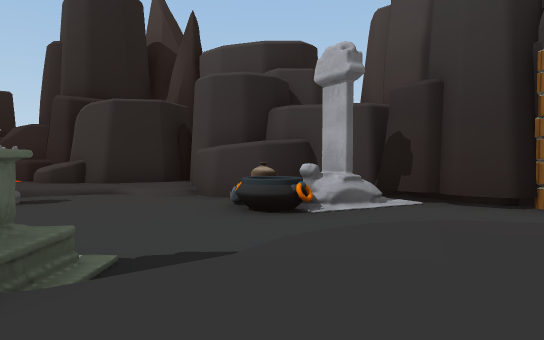
view 1 (above)

13 first-person views from a walk through a 3-D level made in the Unity game engine. The camera is 1.2 m above the floor, tilts 2° down and sees 70° across. Doors are open. The floor is counted in squares, 2 m on a side. Each view is taken from the middle of a square. On the plan, view 1 faces up. The plan holds only what a view shows up to about 11 squares ahead; the rest is blank. The place goes on beyond the plan. The player is left out. Some animated figures are left out. Some surface patterns are stand-ins.

view 2
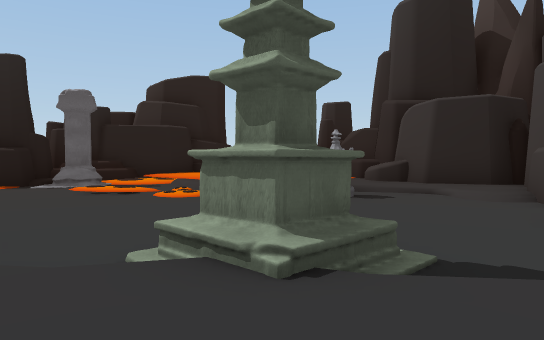

view 3
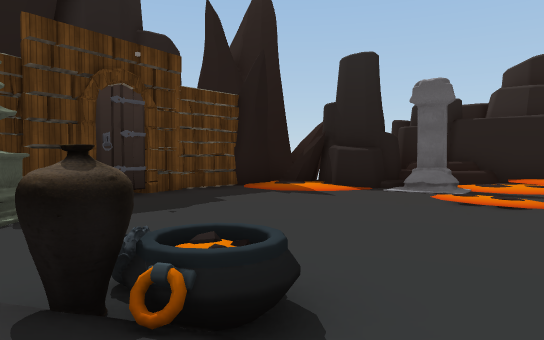

view 4
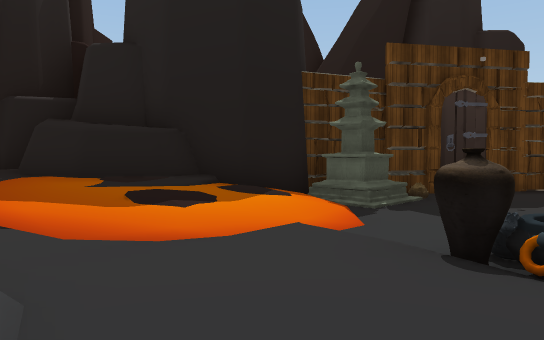

view 5
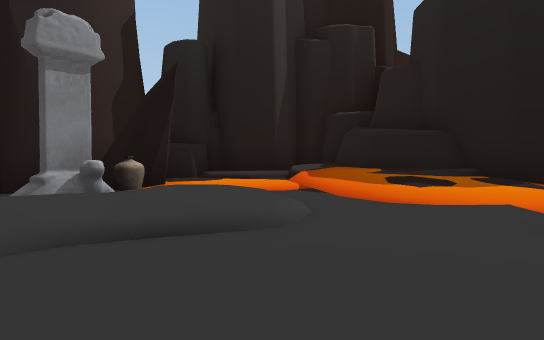

view 6
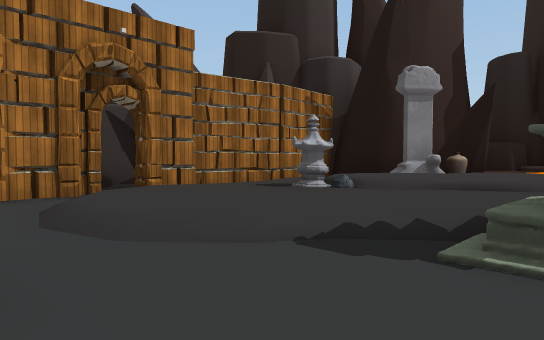

view 7
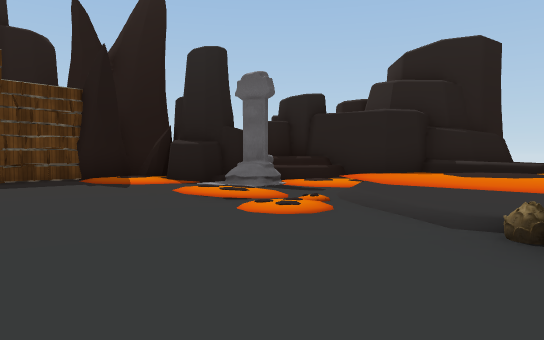

view 8
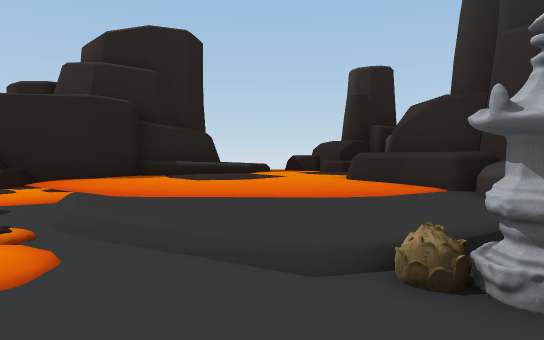

view 9
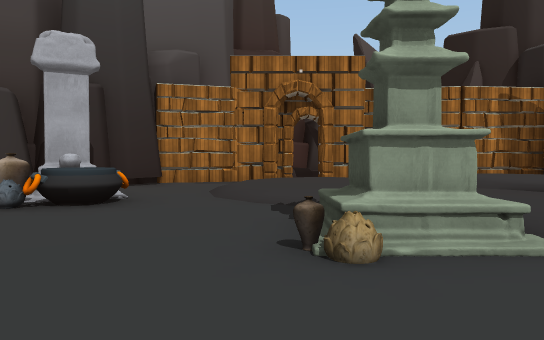

view 10
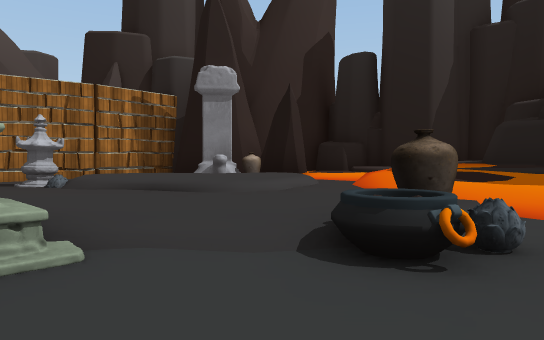

view 11
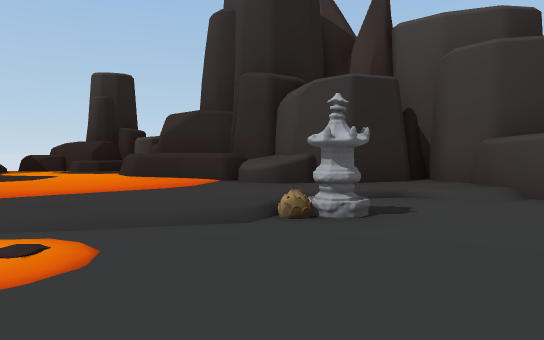

view 12
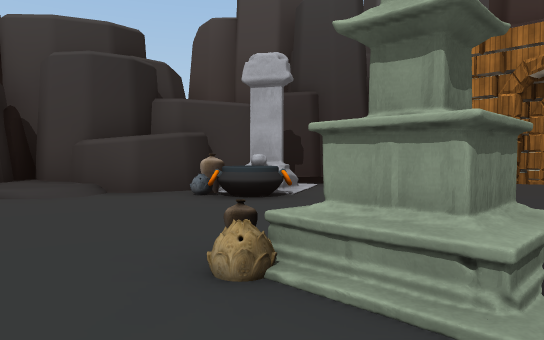

view 13
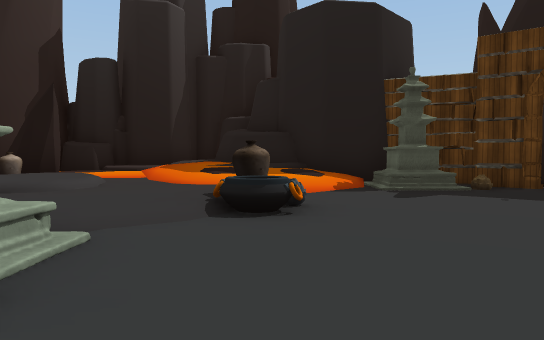

### Floor plan
Key: @ floor where view 1 was taken; # wall or solid block; . main floor; : floor 0.25 m higher than the main floor; + floor 0.5 m higher than the main floor; * floor 0.75 m higher than the main floor; % floor 1 m higher than the main floor; & floor 1.25 m higher than the main floor; / step, stairs or slope; D open door; ^ raised ledge; O other object.
Columns run from 13 left of view 1 to 5 right of it. Each row starts with its distance up from view 1.
 13   ^###
 12  +^^*#
 11 ///**^##
 10 #^/**^^^###
  9  #%**+++^####
  8  #/*+++++++##
  7 ##++++++/../#####
  6 #:++++++OO..OOO:##
  5 #^+:.//......O...##
  4 #^O/.//.......//..#
  3  #O//+/...O..+++/D#
  2 ###........O/++++D#
  1 #::......../+++++.#
  0 #::......O/++@/O+.#
 -1 ##.......O++/%%/+/#
 -2  ##......O++/%// /#
 -3   ### ///////%OO+/#
 -4     ##O///%//+#####
 -5      ####/%%+*###
 -6         ###%//^#
 -7          ##&%###
 -8           ####

Where each view was taken, in squares from view 1:
view 1: 0 up, 0 right, facing up
view 2: 0 up, 0 right, facing up-left
view 3: 0 up, 2 left, facing left
view 4: 0 up, 1 left, facing down-left
view 5: 2 up, 1 left, facing down
view 6: 5 up, 2 left, facing down-right
view 7: 4 up, 2 left, facing left
view 8: 4 up, 4 left, facing up-left
view 9: 3 up, 5 left, facing right
view 10: 2 up, 5 left, facing down-right
view 11: 2 up, 5 left, facing up
view 12: 1 up, 4 left, facing up-right
view 13: 4 up, 4 left, facing down
